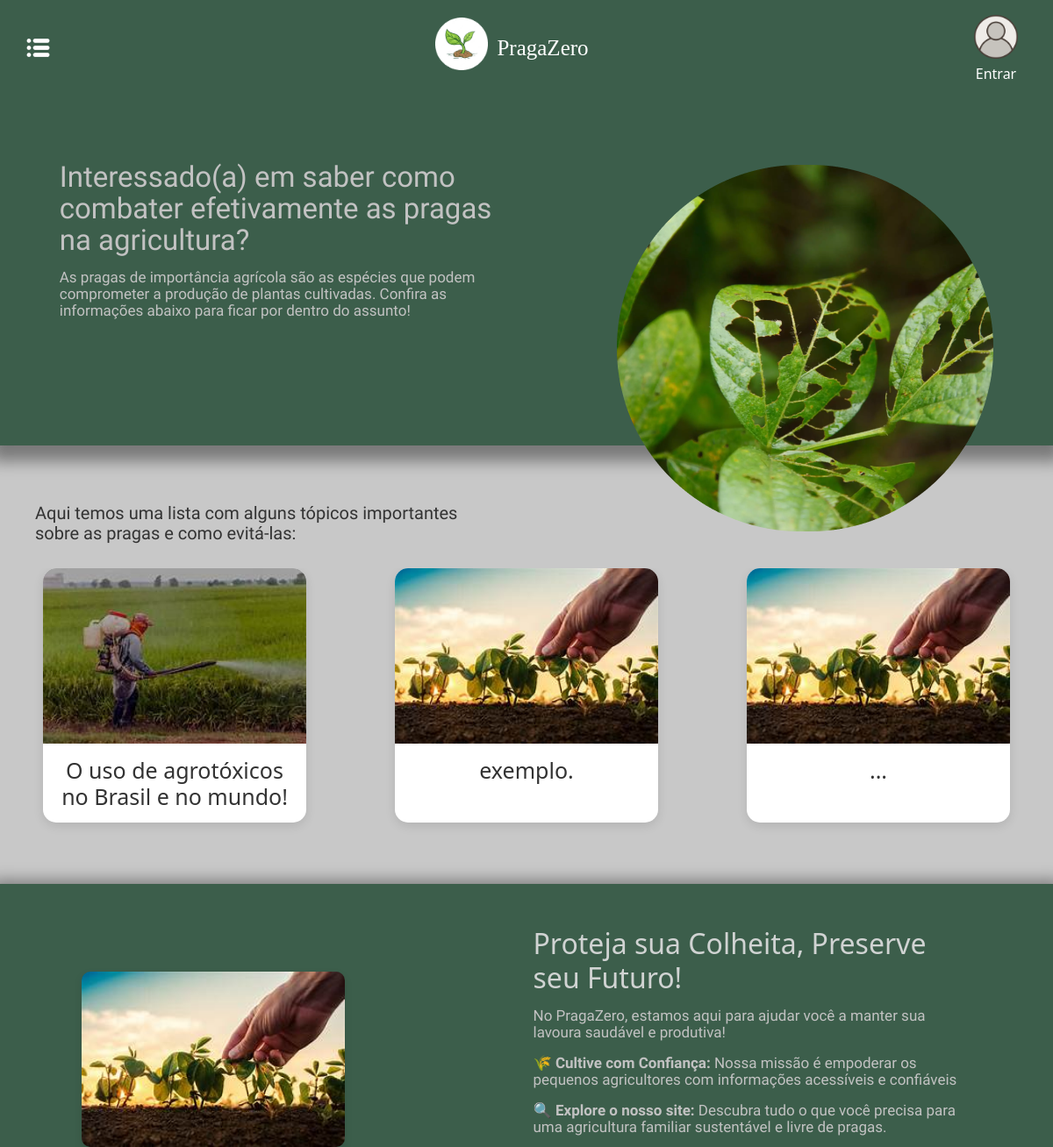
Before: / (upper part) with the older database file.
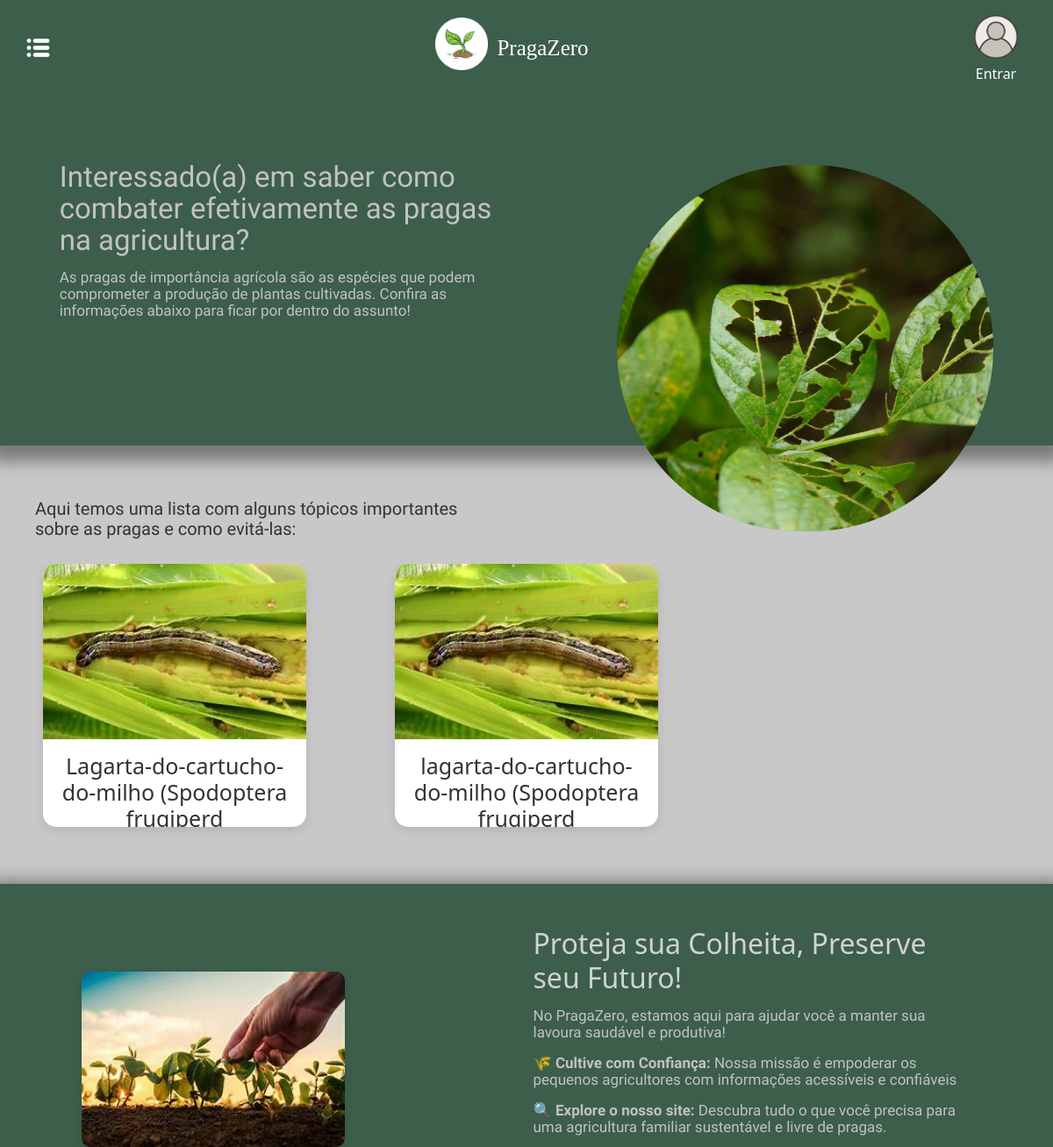
After: the same page with the newer database file.
### agro/models.py (models this page shows, shortened)
class Praga(models.Model):
    nome = models.CharField(max_length=100)
    descricao = RichTextField(verbose_name="Descrição")  # Campo formatado
    imagem = models.ImageField(
        verbose_name="Imagem",
        upload_to='imagens/pragas/',
        null=True,
        blank=True
    )
    likes = models.IntegerField(default=0)
    dislikes = models.IntegerField(default=0)
    causas = RichTextField(blank=True, null=True)  # Campo formatado
    tratamento = RichTextField(blank=True, null=True)  # Campo formatado
    class Meta:
        verbose_name = "Praga"
        verbose_name_plural = "Pragas"

### agro/views.py (the view)
# urls.py: path('', views.index, name='index'),
def index(request):
    pragas = Praga.objects.all()
    return render(request, 'index.html', {'pragas': pragas})

### agro/templates/index.html (shortened to what this page needs)
{% extends 'base.html' %}
{% load static %}
{% block main %}
<!DOCTYPE html>
<html lang="pt">
<head>
</head>
<body>
    <main>
        <section>
            <div class="d-flex justify-content-around align-items-center mb-5">
                <div class="text" style="margin-bottom: 150px;">
                    <h1>Interessado(a) em saber como combater efetivamente as pragas na agricultura?</h1>
                    <p>As pragas de importância agrícola são as espécies que podem comprometer a produção de plantas
                        cultivadas.
                        Confira as informações abaixo para ficar por dentro do assunto!</p>
                </div>
                <div>
                    <img style="margin-top: 80px;" src="{% static 'img/image3.png' %}" alt="Informações sobre pragas">
                </div>
            </div>
        </section>
        <div class="carrosel">
            <h3 style="padding-bottom: 20px;" class="tx-carrosel h3-carrosel">Aqui temos uma lista com alguns tópicos
                importantes sobre as pragas e
                como evitá-las:</h3>
            <div class="swiper-container">
                <div class="swiper-wrapper">
                    {% for praga in pragas %}
                    <div class="swiper-slide">
                        <div class="praga-item">
                            <a href="{% url 'agro:agro_detalhe' praga.id %}">
                                <div class="praga-image-wrapper">
                                    <img src="{{ praga.imagem.url }}" alt="{{ praga.nome }}" class="praga-image">
                                </div>
                                <h2 class="praga-title">{{ praga.nome|slice:":50" }}</h2>
                            </a>
                        </div>
                    </div>
                    {% empty %}
                    <p>Nenhuma praga cadastrada.</p>
                    {% endfor %}
                </div>
            </div>
        </div>
        <section class="info-section d-flex justify-content-center align-items-center mb-5">
            <div class="d-flex justify-content-around align-items-center w-100">
                <div class="info-image" style="margin-right: 15px;">
                    <img src="{% static 'img/agricultura.jpg' %}" alt="Informações sobre a plantação">
                </div>
                <div style="margin-left: 15px;" class="text">
                    <h2 style="text-align: start; color: #d0d3d2;">Proteja sua Colheita, Preserve seu Futuro!</h2>
                    <p> No PragaZero, estamos aqui para ajudar você a manter sua lavoura saudável e produtiva!</p>
                    <p>🌾 <strong>Cultive com Confiança:</strong> Nossa missão é empoderar os pequenos agricultores com
                        informações acessíveis e confiáveis</p>
                    <p>🔍 <strong>Explore o nosso site: </strong> Descubra tudo o que você precisa para uma agricultura
                        familiar sustentável e livre de pragas. </p>
                </div>
            </div>
        </section>
    </main>
    {% endblock %}

### templates/base.html (shortened to what this page needs)
{% load static %}
<!DOCTYPE html>
<html lang="pt">
<head>
    <link rel="stylesheet" href="https://unpkg.com/swiper/swiper-bundle.min.css">
    <link href="https://cdn.jsdelivr.net/npm/bootstrap@5.3.2/dist/css/bootstrap.min.css" rel="stylesheet"
>
    <link rel="stylesheet" href="{% static 'css/style.css' %}">
</head>
<body>
    <header class="navbar">
        <div class="d-flex justify-content-between">
            <div class="dropend">
                <button type="button" class="btn dropdown mx-2" data-bs-toggle="dropdown" aria-expanded="false">
                    <img src="{% static 'img/image.png' %}" alt="Ícone do menu">
                </button>
            </div>
        </div>
        <div class="d-flex align-items-center">
            <a class="link-nav" href="{% url 'agro:index' %}">
                <h1><img src="{% static 'img/image1.png' %}" alt="Logotipo"></h1>
            </a>
            <a class="link-nav" href="{% url 'agro:index' %}">
                <h2 class="pragazero">PragaZero</h2>
            </a>
        </div>
        <div class="d-flex align-items-center">
            <div class="header-sign-in" style="padding-right: 10px;">
                {% if request.user.is_anonymous %}
                <div style="align-items: center; display: flex; flex-direction: column;">
                    <a href="{% url 'agro:custom_login' %}">
                        <img style="width: 50px; height: 50px;" src="{% static 'img/usuario.png' %}" alt="perfil"></a>
                    <a href="{% url 'agro:custom_login' %}"
                        style="text-decoration: none; color: white; padding: 0;">Entrar</a>
                </div>
                {% endif %}
            </div>
        </div>
    </header>
    {% block main %}
    {% endblock %}
</body>
</html>

### static/css/style.css (style rules this page uses)
html, body { height: 100%; margin: 0; padding: 0; }
* { margin: 0; padding: 0; box-sizing: border-box; }
header { background-color: #3C5E4B; height: 108px; }
main { background: #C8C8C8; }
:root { --primary-color: #007bff; --secondary-color: #C8C8C8; --background-color: #3C5E4B; --hover-color: #0056b3; --text-color: #C8C8C8; }
.link-nav { display: flex; align-items: center; text-decoration: none; }
.link-nav img { width: 60px; height: auto; margin-right: 10px; }
.link-nav h2.pragazero { font-family: Merriweather, serif; font-size: 25px; font-weight: 400; line-height: 31px; color: #ffffff; margin: 0; }
section { height: 400px; background: #3C5E4B; box-shadow: 0px 7px 17px 11px rgba(0, 0, 0, 0.4); }
section h1 { font-family: Raleway, sans-serif; font-size: 33px; font-weight: 400; line-height: 36px; color: #C2C2C2; }
section p { margin-top: 15px; font-family: Raleway, sans-serif; font-size: 17px; font-weight: 400; line-height: 19px; color: #C2C2C2; }
.text { width: 500px; }
.carrosel { height: 500px; display: flex; flex-direction: column; justify-content: center; align-items: center; }
.tx-carrosel { font-family: Raleway, sans-serif; font-size: 20px; font-weight: 400; line-height: 23px; color: #333333; margin-top: 15px; }
.h3-carrosel { align-self: flex-start; max-width: 500px; margin-left: 40px; padding-top: 30px; }
a { text-decoration: none; }
h3, h4 { text-align: left; color: #333333; margin-left: 20px; }
h3 { font-size: 1.5rem; }
h1, h2 { color: #ffffff; }
p, span { color: #ffffff; }

### templates/base.html (style rules this page uses)
.header-sign-in { display: flex; align-items: center; margin-left: 10px; }
.header-sign-in a { color: #fff; text-decoration: none; font-size: 1rem; margin-left: 10px; padding: 5px 10px; }

### agro/templates/index.html (style rules this page uses)
.swiper-wrapper { margin: 0; }
.swiper-container { position: relative; width: 100%; overflow: hidden; height: auto; margin: 0 auto; height: auto; padding-bottom: 50px; }
.swiper-slide { display: flex; justify-content: center; align-items: center; flex-shrink: 0; width: auto; }
.praga-item { width: 100%; max-width: 300px; height: 100%; max-height: 300px; background-color: #ffffff; border-radius: 15px; overflow: hidden; text-align: center; box-shadow: 0px 4px 12px rgba(0, 0, 0, 0.1); transition: transform 0.3s; }
.praga-image-wrapper { width: 100%; height: 200px; }
.praga-image { width: 100%; height: 100%; object-fit: cover; }
.praga-title { color: #333333; font-size: 25px; padding: 15px; margin: 0; }
.info-section { text-align: start; margin-bottom: 100px; }
.info-image img { max-width: 100%; border-radius: 10px; width: 300px; height: auto; box-shadow: 0 4px 10px rgba(0, 0, 0, 0.1); }

Changed rows visible on the page:
removed Praga: imagem (picture), nome "O uso de agrotóxicos no Brasil e no mundo!"
removed Praga: imagem (picture), nome "exemplo."
removed Praga: imagem (picture), nome "..."
added Praga: imagem (picture), nome "lagarta-do-cartucho-do-milho (Spodoptera frugiperd"
added Praga: imagem (picture), nome "Lagarta-do-cartucho-do-milho (Spodoptera frugiperd"
